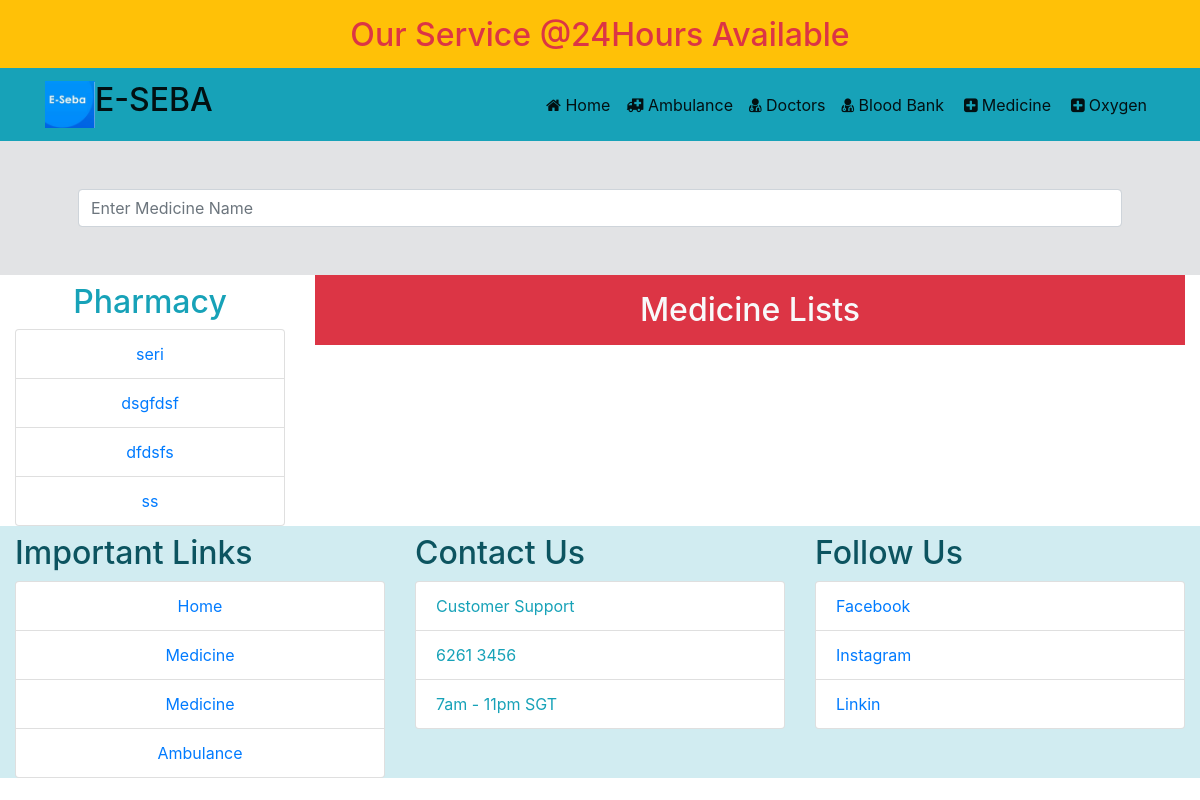
The app's page /medicine.php with its own data.
### tables this page shows
CREATE TABLE `pharmacy` (
  `phar_id` int(11) NOT NULL,
  `phar_name` varchar(200) NOT NULL,
  `seller_id` int(11) NOT NULL
);

### classes/Medicine.php (called while the page is built, shortened)
<?php
 $filepath = realpath(dirname(__FILE__));
 include_once ($filepath.'/../lib/Database.php');
class Medicine
{
	private $db;
	function __construct(){
		$this->db = new Database();
	}
	public function allPharmacy(){
		$sql ='SELECT * FROM `pharmacy` join sellers ON sellers.seller_id= pharmacy.seller_id';
		$fetchAll = $this->db->select($sql);
		return $fetchAll;
	}
}

### lib/Database.php (called while the page is built, shortened)
<?php
Class Database{
	public $host   = DB_HOST;
	public $user   = DB_USER;
	public $pass   = DB_PASS;
	public $dbname = DB_NAME;
	public $link;
	private function connectDB(){
	$this->link = new mysqli($this->host, $this->user, $this->pass, $this->dbname);
 }
	public function select($query){
		$result = $this->link->query($query) or die($this->link->error.__LINE__);
		if($result->num_rows > 0){
			return $result;
		} else {
			return false;
		}
	}
}

### medicine.php (the view, shortened to what this page needs)
<?php include "layout/header.php"; ?>
<section class="container-fluid alert-secondary">
	<div class="container p-5">
		<input type="text" id="search_meditext" class="form-control" name="" placeholder="Enter Medicine Name">
	</div>
</section>
<section class="container-fluid">
	<div class="row">
		<div class="col-md-3">
			<p class="h2 mt-2 text-center text-info">Pharmacy</p>
			<ul class="list-group">
			<?php
				$result = $Medicine->allPharmacy();
				if($result){
					while($value = $result->fetch_assoc()){
						echo ' <li class="list-group-item text-center"><a class="" href="pharmacy.php?pharmacy='.$value['phar_id'].'">'.$value['phar_name'].'</a></li>';
					}
				}
			?>
			</ul>
		</div>
		<div class="col-md-9">
			<div class="">
				<h2 class="text-center text-light bg-danger p-3">Medicine Lists</h2>
		</div>
	</div>
</section>
<?php include "layout/footer.php"; ?>

### records on screen
pharmacy: phar_name "seri"
pharmacy: phar_name "dsgfdsf"
pharmacy: phar_name "dfdsfs"
pharmacy: phar_name "ss"
